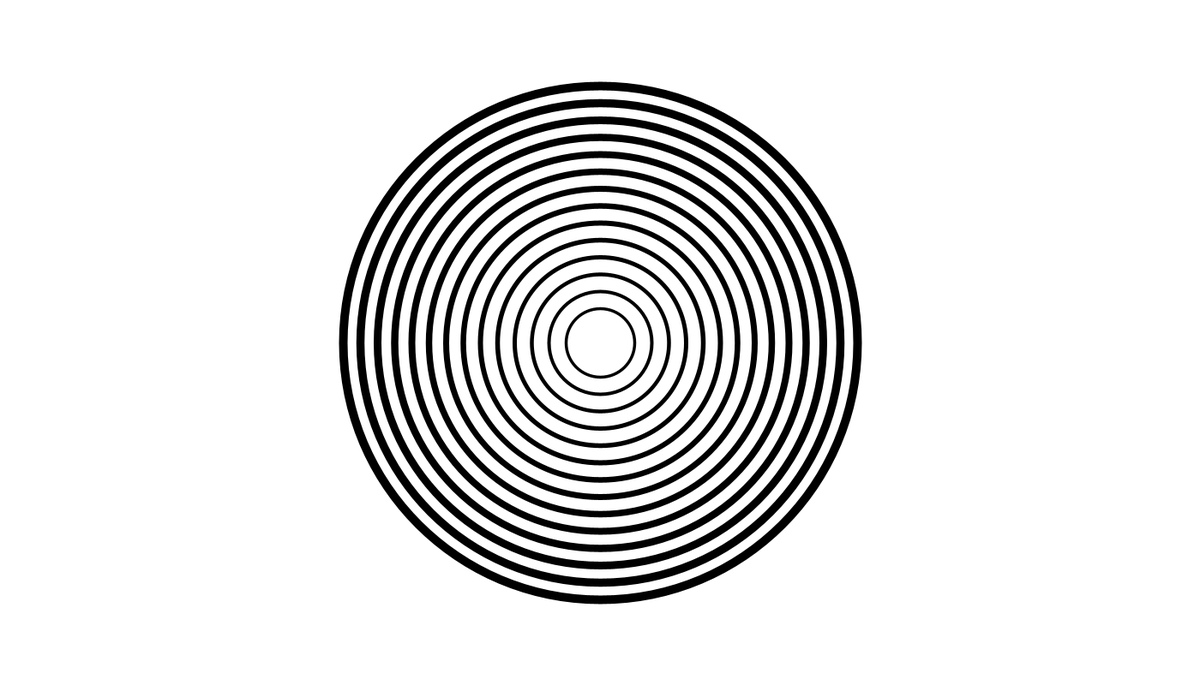
Frame 1 (no input)
Frame 60 (the mouse pressed at the canvas centre just before this capture): identical to frame 1, image omitted
Frame 120 (the mouse held since frame 60 and released just before this capture): identical to frame 1, image omitted

The Processing sketch that drew this single still picture (run headless with seeded random() and noise(); from frame 60 on, the mouse is pressed at the canvas centre):

// Processing sketch: cerclesConcentricsRecursius
// ── cerclesConcentricsRecursius.pde

void setup(){
  size(1400, 800);
  
}

void draw(){
  background(255);
  dibuixaCercle(width/2, height/2, 300, 10);
}

void dibuixaCercle(int x, int y, int r, float g){
  if(r> 20) {
    strokeWeight(g);
    ellipse(x, y, 2*r, 2*r);
    dibuixaCercle(x, y, r-20, g-0.5);
  }
}
